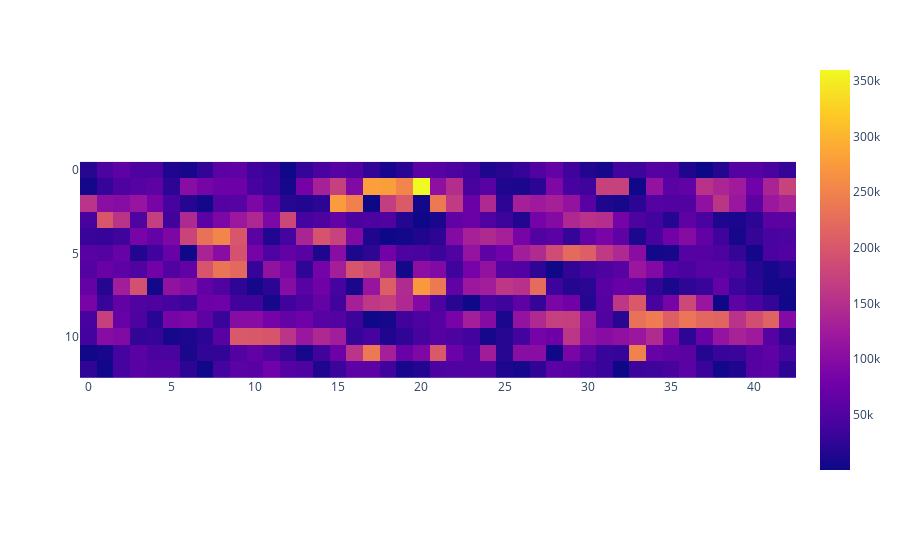

The notebook cell this image was saved under:
### Markdown cell above
## 3. Построение сонограммы по записи своего голоса

### Code cell
import plotly.express as px
amplitude_img=np.array(ch[:-1], dtype=float)
fig = px.imshow(amplitude_img)
fig.show()

### Figure 1 — Plotly figure (JSON) as saved in the notebook; plotly's stock layout.template omitted (floating-point values rounded to 4 significant figures; data arrays with more than 128 entries replaced by an {"elided": "..."} marker saying what was removed)
{"data": [{"coloraxis": "coloraxis", "hovertemplate": "x: %{x}<br>y: %{y}<br>color: %{z}<extra></extra>", "name": "0", "type": "heatmap", "xaxis": "x", "yaxis": "y", "z": {"elided": "13x43 float values"}}], "layout": {"coloraxis": {"colorscale": [[0, "#0d0887"], [0.1111, "#46039f"], [0.2222, "#7201a8"], [0.3333, "#9c179e"], [0.4444, "#bd3786"], [0.5556, "#d8576b"], [0.6667, "#ed7953"], [0.7778, "#fb9f3a"], [0.8889, "#fdca26"], [1, "#f0f921"]]}, "margin": {"t": 60}, "xaxis": {"anchor": "y", "constrain": "domain", "domain": [0, 1], "scaleanchor": "y"}, "yaxis": {"anchor": "x", "autorange": "reversed", "constrain": "domain", "domain": [0, 1]}}}
